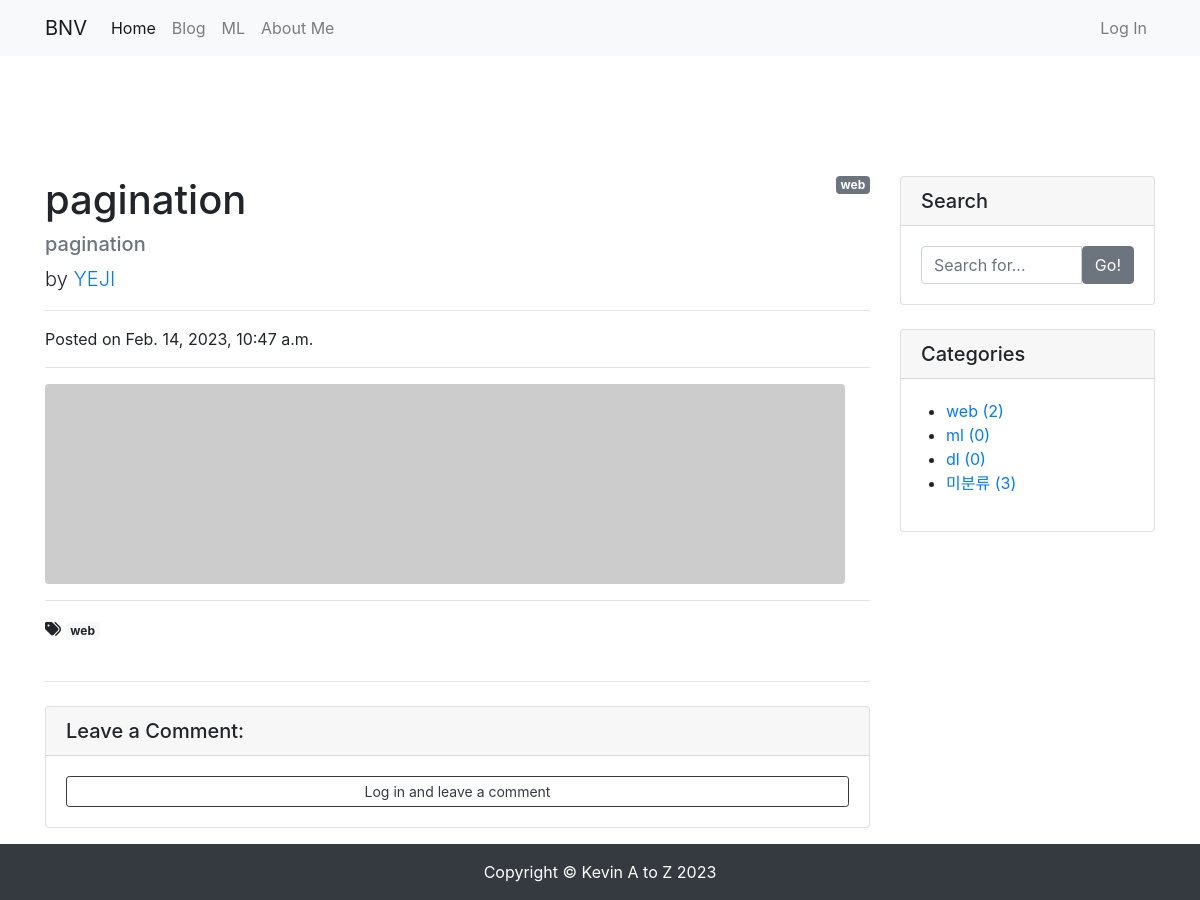
Page /blog/5/ on the earlier database version.
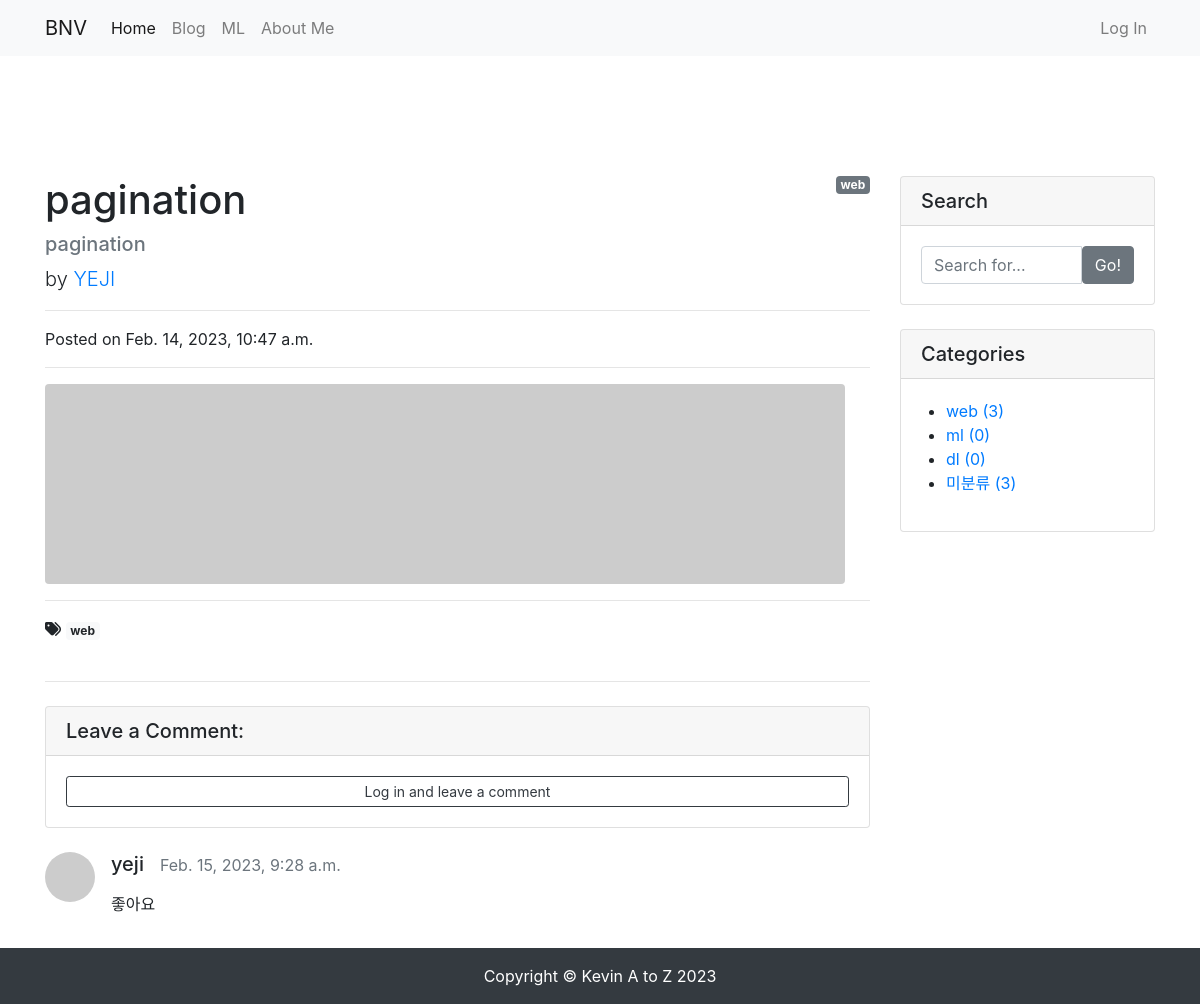
Same page on the later database version.
### blog/models.py (models this page shows, shortened)
class Tag(models.Model):
    name = models.CharField(max_length=50)
    slug = models.SlugField(max_length=200, unique=True, allow_unicode=True)
    def __str__(self):
        return self.name
    def get_absolute_url(self):
        return f'/blog/tag/{self.slug}/'

class Category(models.Model):
    name = models.CharField(max_length=50, unique=True)
    slug = models.SlugField(max_length=200, unique=True, allow_unicode=True)
    def __str__(self):
        return self.name
    def get_absolute_url(self):
        return f'/blog/category/{self.slug}/'
    class Meta:
        verbose_name_plural = 'categories'

class Comment(models.Model):
    post = models.ForeignKey(Post, on_delete=models.CASCADE)
    author = models.ForeignKey(User, on_delete=models.CASCADE)
    content = models.TextField()
    created_at = models.DateTimeField(auto_now_add=True)
    modified_at = models.DateTimeField(auto_now=True)

### blog/views.py (the view)
# urls.py: path('<int:pk>/', views.PostDetail.as_view()),
class PostDetail(DetailView):
    model = Post
    def get_context_data(self, **kwargs):
        context = super(PostDetail, self).get_context_data()
        context['categories'] = Category.objects.all()
        context['no_category_post_count'] = Post.objects.filter(category=None).count()
        context['comment_form'] = CommentForm
        return context

### blog/models.py (called while the page is built)
    def get_content_markdown(self):
        return markdown(self.content)

### blog/templates/blog/post_detail.html (shortened to what this page needs)
{% extends 'blog/base.html' %}
{% load crispy_forms_tags %}
{% block main_area %}
    <div id="post-area">
        {% if post.category %}
            <span class="badge badge-secondary float-right">{{ post.category }}</span>
        {% else %}
            <span class="badge badge-secondary float-right">미분류</span>
        {% endif %}
        <h1 class="mt-4">{{ post.title }}</h1>
        <h5 class="text-muted">{{ post.hook_text }}</h5>
        <p class="lead">
            by
            <a href="#">{{ post.author | upper }}</a>
        </p>
        <hr>
        <p>Posted on {{ post.created_at }}</p>
        <hr>
        {% if post.head_image %}
            <img class="img-fluid rounded" src="{{ post.head_image.url }}" alt="{{ post.title }} head_image">
        {% else %}
            <img class="img-fluid rounded" src="https://picsum.photos/seed/{{ post.id }}/800/200" alt="random_image">
        {% endif %}
        <hr>
        {% if post.tags.exists %}
            <i class="fas fa-tags"></i>
            {% for tag in post.tags.all %}
                <a href="{{ tag.get_absolute_url }}" class="badge badge-light">{{ tag }}</a>
            {% endfor %}
            <br/>
            <br/>
        {% endif %}
        <hr>
    </div>
    <div id="comment-area">
        <div class="card my-4">
            <h5 class="card-header">Leave a Comment:</h5>
            <div class="card-body">
                {% if user.is_authenticated %}
                <form id="comment-form" method="POST" action="{{ post.get_absolute_url }}new_comment/">
                    {% csrf_token %}
                    <div class="form-group">
                        {{ comment_form | crispy }}
                    </div>
                    <button type="submit" class="btn btn-primary">Submit</button>
                </form>
                {% else %}
                    <a role="button" class="btn btn-outline-dark btn-block btn-sm" href="#" data-toggle="modal" data-target="#loginModal">Log in and leave a comment</a>
                {% endif %}
            </div>
        </div>
        {% if post.comment_set.exists %}
            {% for comment in post.comment_set.iterator %}
                <div class="media mb-4" id="comment-{{ comment.pk }}">
                    <img class="d-flex mr-3 rounded-circle" src="http://placehold.it/50x50" alt="">
                    <div class="media-body">
                        <h5 class="mt-0">
                            {{ comment.author.username }}
                            &nbsp;&nbsp;<small class="text-muted">{{ comment.created_at }}</small>
                        </h5>
                        <p>{{ comment.content | linebreaks }}</p>
                    </div>
                </div>
            {% endfor %}
        {% endif %}
    </div>
{% endblock %}

### blog/templates/blog/base.html (shortened to what this page needs)
<!DOCTYPE html>
<html lang="ko">
  <head>
    <link
      rel="stylesheet"
      href="https://cdn.jsdelivr.net/npm/bootstrap@4.5.3/dist/css/bootstrap.min.css"
    />
  </head>
  <body>
    {% include 'blog/navbar.html' %}
    <div class="container pt-5 my-5">
      <div class="row">
        <div class="col-md-8 col-lg-9" id="main-area">
          {% block main_area %} {% endblock %}
        </div>
        <div class="col-md-4 col-lg-3">
          <div class="card my-4">
            <h5 class="card-header">Search</h5>
            <div class="card-body">
              <div class="input-group">
                <input
                  type="text"
                  class="form-control"
                  placeholder="Search for..."
                  id="search-input"
                />
                <span class="input-group-btn">
                  <button
                    class="btn btn-secondary"
                    type="button"
                    onclick="searchPost();"
                  >
                    Go!
                  </button>
                </span>
              </div>
            </div>
          </div>
          <div class="card my-4" id="categories-card">
            <h5 class="card-header">Categories</h5>
            <div class="card-body">
              <div class="row">
                <ul>
                  {% for category in categories %}
                  <li>
                    <a href="{{ category.get_absolute_url }}"
                      >{{ category }} ({{ category.post_set.count }})</a
                    >
                  </li>
                  {% endfor %}
                  <li>
                    <a href="/blog/category/no_category/"
                      >미분류 ({{ no_category_post_count }})</a
                    >
                  </li>
                </ul>
              </div>
            </div>
          </div>
        </div>
      </div>
    </div>
    {% include 'blog/footer.html' %}
  </body>
</html>

Differences in the rows shown:
added Comment: author.username "yeji", created_at "Feb. 15, 2023, 9:28 a.m.", content "좋아요"
computed for Category "web": post_set.count "2" → "3"
